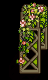

A 2D game scene composited from a Tiled map and its tileset images. What follows is a short description and the map's XML, with every tile layer's data as written:
An orthogonal 3x5 tile map with 16x16 px tiles, 5 tile layers (Back, Back2, Buildings, Front, ...).

<map version="1.2" tiledversion="1.3.5" orientation="orthogonal" renderorder="right-down" compressionlevel="0" width="3" height="5" tilewidth="16" tileheight="16" infinite="0" nextlayerid="12" nextobjectid="59">
 <tileset firstgid="1" name="zspring_ashsidefv" tilewidth="16" tileheight="16" tilecount="25" columns="5">
  <image source="spring_ashsidefv.png" width="80" height="80" />
 </tileset>
 <layer id="1" name="Back" width="3" height="5">
  <data encoding="csv">
0,0,0,
0,0,0,
0,0,0,
0,0,0,
0,0,0
</data>
 </layer>
 <objectgroup id="2" name="Back" />
 <layer id="8" name="Back2" width="3" height="5">
  <properties>
   <property name="DrawAbove" value="Back" />
  </properties>
  <data encoding="csv">
0,4,5,
0,9,10,
0,14,15,
16,19,20,
21,11,25
</data>
 </layer>
 <objectgroup id="9" name="Back2" />
 <layer id="3" name="Buildings" width="3" height="5">
  <data encoding="csv">
0,0,0,
0,0,0,
0,25,6,
0,0,0,
0,22,23
</data>
 </layer>
 <objectgroup id="4" name="Buildings" />
 <layer id="10" name="Front" width="3" height="5">
  <data encoding="csv">
0,4,5,
0,9,10,
0,12,13,
0,17,18,
0,0,0
</data>
 </layer>
 <objectgroup id="6" name="Front" />
 <layer id="5" name="AlwaysFront" width="3" height="5">
  <data encoding="csv">
0,2,3,
0,7,8,
0,0,0,
0,0,0,
0,0,0
</data>
 </layer>
 <objectgroup id="11" name="AlwaysFront" />
</map>
